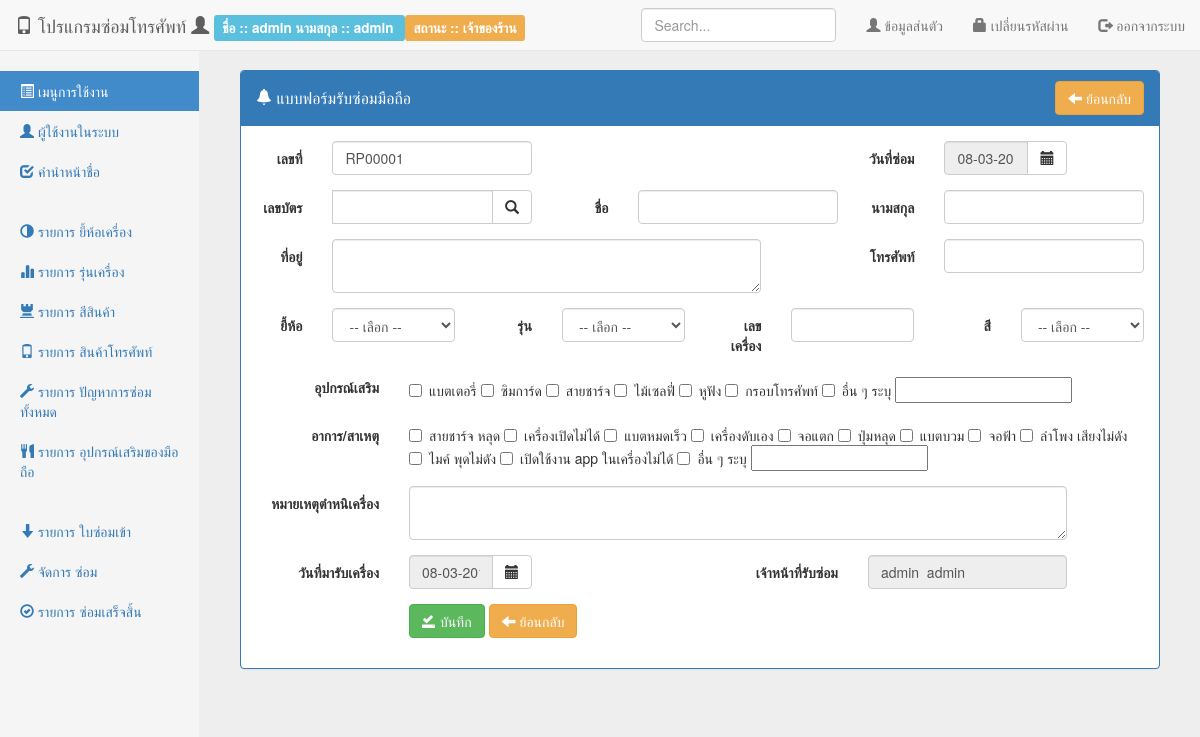
The app's page /src/back/index.php?page=frm-repair_in (signed in), older data.
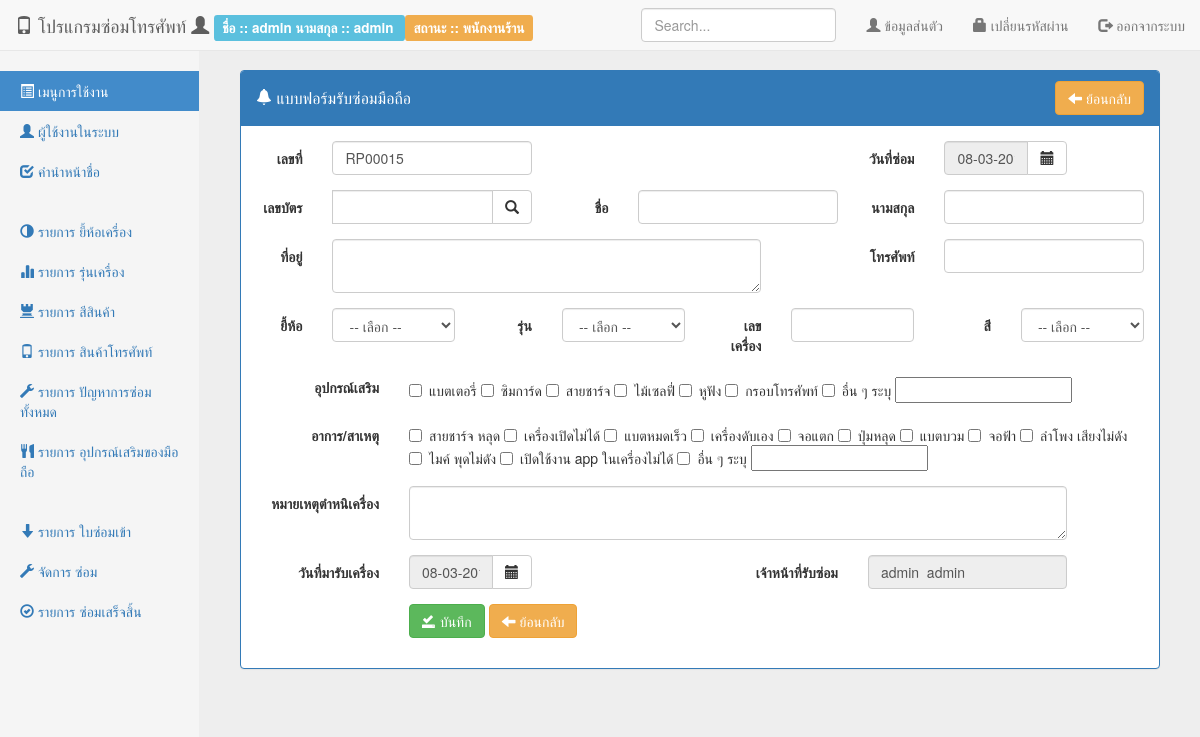
The same page, newer data.
### tables this page shows
CREATE TABLE IF NOT EXISTS `repair` (
  `inrep_id` int(11) NOT NULL AUTO_INCREMENT,
  `inrep_status` int(2) NOT NULL COMMENT ' 1 => ''รอประเมิน'',   2 => ''ประเมินเสร็จสิ้น รอ อนุมัตจากเจ้าของเครื่อง'',         3 => ''อนุมัติการซ่อม จากลูกค้าเรียบร้อยแล้ว'',         4 => ''ยกเลิก/ไม่อนุมัติการซ่อม จากลูกค้า'',         5 => ''ซ่อม'',         6 => ''ซ่อมเสร็จแล้ว'',         7 => ''เกิดปัญหา'',         8 => '' รับของเสร็จสิ้น จบการซ่อม''',
  `inrep_code` varchar(20) NOT NULL,
  `per_id` int(11) NOT NULL,
  `inrep_createdate` date NOT NULL COMMENT 'วันมาซ่อม',
  `inrep_getdate` date NOT NULL COMMENT 'วันมารับของที่นัด',
  `inrep_realdate` date NOT NULL COMMENT 'วันมารับ จริง',
  `bra_id` int(11) NOT NULL,
  `mod_id` int(11) NOT NULL,
  `inrep_emi` varchar(50) NOT NULL COMMENT 'เลขเครื่อง',
  `col_id` int(11) NOT NULL,
  `inrep_remark` text NOT NULL,
  `inrep_accessory_other` text NOT NULL COMMENT 'อุปกรณ์เสริมอื่นๆ',
  `inrep_problem_other` text NOT NULL COMMENT 'ปัญหาอื่นๆ',
  `inrep_createby` int(11) NOT NULL,
  `inrep_updatedate` timestamp NOT NULL DEFAULT CURRENT_TIMESTAMP,
  `inrep_updateby` int(11) NOT NULL,
  PRIMARY KEY (`inrep_id`)
);

### src/config/extension.php (called while the page is built, shortened)
<?php
function change_dateYMD_TO_DMY($beforDate) {
    if (!empty($beforDate)) {
        $array = explode("-", $beforDate);
        return $array[2] . "/" . $array[1] . "/" . $array[0];
    } else {
        return date('d-m-Y');
    }
}
function listPersonStatus() {
    return array(
        '1' => 'พนักงานร้าน',
        '2' => 'พนักงานซ่อม',
        '3' => 'เจ้าของร้าน',
        '4' => 'ลูกค้า',
    );
}
function getDataList($params, $list) {
    $array = $list;
    if (!empty($params)):
        $result = "";
        foreach ($array as $key => $value):
            if ($key == $params):
                $result = $value;
            endif;
        endforeach;
        return $result;
    endif;
}
function Gen_Code($code) {
    $code = intval($code) + 1;
    if ($code < 10) {
        $nextNumber = "0000" . $code;
        return $nextNumber;
    } else {
        if ($code < 100) {
            $nextNumber = "000" . $code;
            return $nextNumber;
        }
    }
}

### src/back/frm-repair_in.php (the view, shortened to what the changed rows need)
<?php
$repair_code = '';
$repair_createdate = '';
$fname = '';
$lname = '';
$idcard = '';
$address = '';
$mobile = '';
$repair_emi = '';
$accessory_other = '';
$proble_other = '';
$repair_remark = '';
$repair_getdate = '';
$per_fullname = '';
if (!empty($_SESSION['person'])):
    $person = $_SESSION['person'];
    $per_fullname = $person['per_fname'] . '  ' . $person['per_lname'];
endif;
if (empty($repair_code)):
    $sql_gen = "SELECT * FROM repair ORDER BY inrep_id DESC LIMIT 0,1";
    $query_gen = mysql_query($sql_gen) or die(mysql_error());
    $result_gen = mysql_fetch_assoc($query_gen);
    $repair_code = 'RP' . Gen_Code($result_gen['inrep_id']);
endif;
?>
<div class="panel panel-primary">
    <div class="panel-heading clearfix">
        <h4 class="panel-title pull-left" style="padding-top: 7.5px;">
            <i class="glyphicon glyphicon-bell"></i> แบบฟอร์มรับซ่อมมือถือ
        </h4>
        <div class="btn-group pull-right">
            <a href="index.php?page=list-repair_in" class="btn btn-warning">
                <i class="glyphicon glyphicon-arrow-left"></i> ย้อนกลับ
            </a>
        </div>
    </div>
    <div class="panel-body">
        <div class="table-responsive">
            <form class="form-horizontal" name="frm-repair" id="frm-repair">
                <div class="form-group">
                    <label for="input-repair_code" class="col-sm-1 control-label">เลขที่</label>
                    <div class="col-sm-3">
                        <input type="text" class="form-control validate[required]"
                               data-errormessage-value-missing="กรุณากรอก เลขที่ซ่อม"
                               name="input-repair_code" id="input-repair_code" value="<?= $repair_code ?>"/>
                    </div>
                    <label  class="col-sm-3 control-label"></label>
                    <label for="input-createdate" class="col-sm-2 control-label">วันที่ซ่อม</label>
                    <div class="col-sm-2 input-append date">
                        <div class="input-group">
                            <input type="text" class="form-control validate[required]" value="<?= change_dateYMD_TO_DMY($repair_createdate) ?>"
                                   data-errormessage-value-missing="กรุณากรอก วันที่ซ่อม"
                                   name="input-createdate" id="datetext_1" readonly/>
                            <span class="input-group-btn">
                                <button class="btn btn-default" type="button" id="datebtn_1">
                                    <span class="glyphicon glyphicon-calendar"></span>
                                </button>
                            </span>
                        </div>
                    </div>
                </div>
                <div class="form-group">
                    <label for="input-idcard" class="col-sm-1 control-label">เลขบัตร</label>
                    <div class="col-sm-3 input-append">
                        <div class="input-group">
                            <input type="text" class="form-control validate[required]" maxlength="13"
                                   data-errormessage-value-missing="กรุณากรอก เลขบัตร ประชาชน"
                                   name="input-idcard" id="input-idcard" value="<?= $idcard ?>"/>
                            <span class="input-group-btn">
                                <button class="btn btn-default" type="button" id="btn_search-pid" onclick="search_pid()">
                                    <span class="glyphicon glyphicon-search"></span>
                                </button>
                            </span>
                        </div>
                    </div>
                    <label for="input-fname" class="col-sm-1 control-label">ชื่อ</label>
                    <div class="col-sm-3">
                        <input type="text" class="form-control validate[required]"
                               data-errormessage-value-missing="กรุณากรอก ชื่อ"
                               name="input-fname" id="input-fname" value="<?= $fname ?>"/>
                    </div>
                    <label for="input-lname" class="col-sm-1 control-label">นามสกุล</label>
                    <div class="col-sm-3">
                        <input type="text" class="form-control validate[required]"
                               data-errormessage-value-missing="กรุณากรอก นามสกุล"
                               name="input-lname" id="input-lname" value="<?= $lname ?>"/>
                    </div>
                </div>
                <div class="form-group">
                    <label for="input-address" class="col-sm-1 control-label">ที่อยู่</label>
                    <div class="col-sm-6">
                        <textarea class="form-control validate[required]"
                                  data-errormessage-value-missing="กรุณากรอก รายละเอียด"
                                  name="input-address" id="input-address"><?= $address ?></textarea>
                    </div>
                    <label for="input-mobile" class="col-sm-2 control-label">โทรศัพท์</label>
                    <div class="col-sm-3">
                        <input type="text" class="form-control validate[required]"
                               data-errormessage-value-missing="กรุณากรอก โทรศัพท์"
                               name="input-mobile" id="input-mobile" value="<?= $mobile ?>"/>
                    </div>
                </div>
                <div class="form-group">
                    <label for="input-brand" class="col-sm-1 control-label">ยี้ห้อ</label>
                    <div class="col-sm-2">
                        <select class="form-control validate[required]" name="combo-brand" id="combo-brand"
                                data-errormessage-value-missing="กรุณาเลือก ยี้ห้อ">
                            <option value="" selected>-- เลือก --</option>
                        </select>
                    </div>
                    <label for="input-model" class="col-sm-1 control-label">รุ่น</label>
                    <div class="col-sm-2">
                        <select class="form-control validate[required]" name="combo-model" id="combo-model"
                                data-errormessage-value-missing="กรุณาเลือก รุ่น">
                            <option value="" selected>-- เลือก --</option>
                        </select>
                    </div>
                    <label for="input-emi" class="col-sm-1 control-label">เลขเครื่อง</label>
                    <div class="col-sm-2">
                        <input type="text" class="form-control validate[required]"
                               data-errormessage-value-missing="กรุณากรอก เลขเครื่อง"
                               name="input-emi" id="input-emi" value="<?= $repair_emi ?>"/>
                    </div>
                    <label for="input-nameeng" class="col-sm-1 control-label">สี</label>
                    <div class="col-sm-2">
                        <select class="form-control validate[required]" name="combo-color" id="combo-color"
                                data-errormessage-value-missing="กรุณาเลือก สี">
                            <option value="" selected>-- เลือก --</option>
                        </select>
                    </div>
                </div>
                <div class="form-group" id="box_accessory">
                    <label for="input-accessory" class="col-sm-2 control-label">อุปกรณ์เสริม</label>
                    <div class="col-sm-10">
                        <div class="checkbox">
                            <?php
                            $sql_accessory = "SELECT * FROM accessory ";
                            $query_accessory = mysql_query($sql_accessory) or die(mysql_error());
                            while ($data_access = mysql_fetch_array($query_accessory)) :
                                ?>
                                <label>
                                    <input type="checkbox" value="<?= $data_access['acc_id'] ?>" name="checkbox-accessory[]">
                                    <?= $data_access['acc_name'] ?>
                                </label>
                            <?php endwhile; ?>
                            <label>
                                <input type="checkbox" value="0" name="checkbox-accessory[]">
                                อื่น ๆ ระบุ
                            </label>
                            <input type="text" name="input-accessory_other" value="<?= $accessory_other ?>"/>
                        </div>
                    </div>
                </div>
                <div class="form-group" id="box_problem">
                    <label for="input-nameeng" class="col-sm-2 control-label">อาการ/สาเหตุ</label>
                    <div class="col-sm-10">
                        <div class="checkbox">
                            <?php
                            $sql_problem = "SELECT * FROM problem ";
                            $query_problem = mysql_query($sql_problem) or die(mysql_error());
                            while ($data_problem = mysql_fetch_array($query_problem)) :
                                ?>
                                <label>
                                    <input type="checkbox" value="<?= $data_problem['prob_id'] ?>" name="checkbox-problem[]">
                                    <?= $data_problem['prob_name'] ?>
                                </label>
                            <?php endwhile; ?>
                            <label>
                                <input type="checkbox" value="0" name="checkbox-problem[]">
                                อื่น ๆ ระบุ
                            </label>
                            <input type="text" name="input-problem_other" value="<?= $proble_other ?>"/>
                        </div>
                    </div>
                </div>
                <div class="form-group">
                    <label for="input-remark" class="col-sm-2 control-label">หมายเหตุตำหนิเครื่อง</label>
                    <div class="col-sm-9">
                        <textarea class="form-control validate[required]"
                                  data-errormessage-value-missing="กรุณาเลือก หมายเหตุตำหนิเครื่อง"
                                  name="input-remark" ><?= $repair_remark ?></textarea>
                    </div>
                </div>
                <div class="form-group">
                    <label for="input-getdate" class="col-sm-2 control-label">วันที่มารับเครื่อง</label>
                    <div class="col-sm-2 input-append date">
                        <div class="input-group">
                            <input type="text" class="form-control validate[required]" value="<?= change_dateYMD_TO_DMY($repair_getdate) ?>"
                                   data-errormessage-value-missing="กรุณาเลือก วันที่มารับเครื่อง"
                                   name="input-getdate" id="datetext_2" readonly/>
                            <span class="input-group-btn">
                                <button class="btn btn-default" type="button" id="datebtn_2">
                                    <span class="glyphicon glyphicon-calendar"></span>
                                </button>
                            </span>
                        </div>
                    </div>
                    <label  class="col-sm-2 control-label"></label>
                    <label for="input-per_fullname" class="col-sm-2 control-label">เจ้าหน้าที่รับซ่อม</label>
                    <div class="col-sm-3">
                        <input type="text" class="form-control" readonly
                               name="input-per_fullname" id="input-per_fullname" value="<?= $per_fullname ?>"/>
                    </div>
                </div>
                <div class="form-group">
                    <div class="col-sm-offset-2 col-sm-10">
                        <button type="submit" class="btn btn-success">
                            <i class="glyphicon glyphicon-saved"></i> บันทึก
                        </button>
                        <a href="index.php?page=list-repair_in" class="btn btn-warning">
                            <i class="glyphicon glyphicon-arrow-left"></i> ย้อนกลับ
                        </a>
                    </div>
                </div>
            </form>
        </div>
    </div>
</div>

### src/back/menu-top.php (shortened to what the changed rows need)
<?php
$per_fname = '';
$per_lname = '';
$per_status = '';
if (!empty($_SESSION['person'])):
    $person = $_SESSION['person'];
    $per_fname = $person['per_fname'];
    $per_lname = $person['per_lname'];
    $per_status = $person['per_status'];
endif;
?>
<div class="navbar navbar-default navbar-fixed-top" role="navigation">
    <div class="container-fluid">
        <div class="navbar-header">
            <a class="navbar-brand" href="#">
                <i class="glyphicon glyphicon-phone"></i> โปรแกรมซ่อมโทรศัพท์
                <i class="glyphicon glyphicon-user"></i>
                <div class="label label-info">
                    <?= ' ชื่อ :: ' . $per_fname . '   นามสกุล :: ' . $per_lname ?>
                </div>
                <div class="label label-warning">
                    <?= ' สถานะ :: ' . getDataList($per_status, listPersonStatus()) ?>
                </div>
            </a>
        </div>
    </div>
</div>

Row changes from the older to the newer data that the page shows:
added repair: input-repair_code "RP00015"
Text that changed along with them:
getDataList($per_status, listPersonStatus()): "เจ้าของร้าน" → "พนักงานร้าน"
form field input-repair_code: "RP00001" → (not shown)
